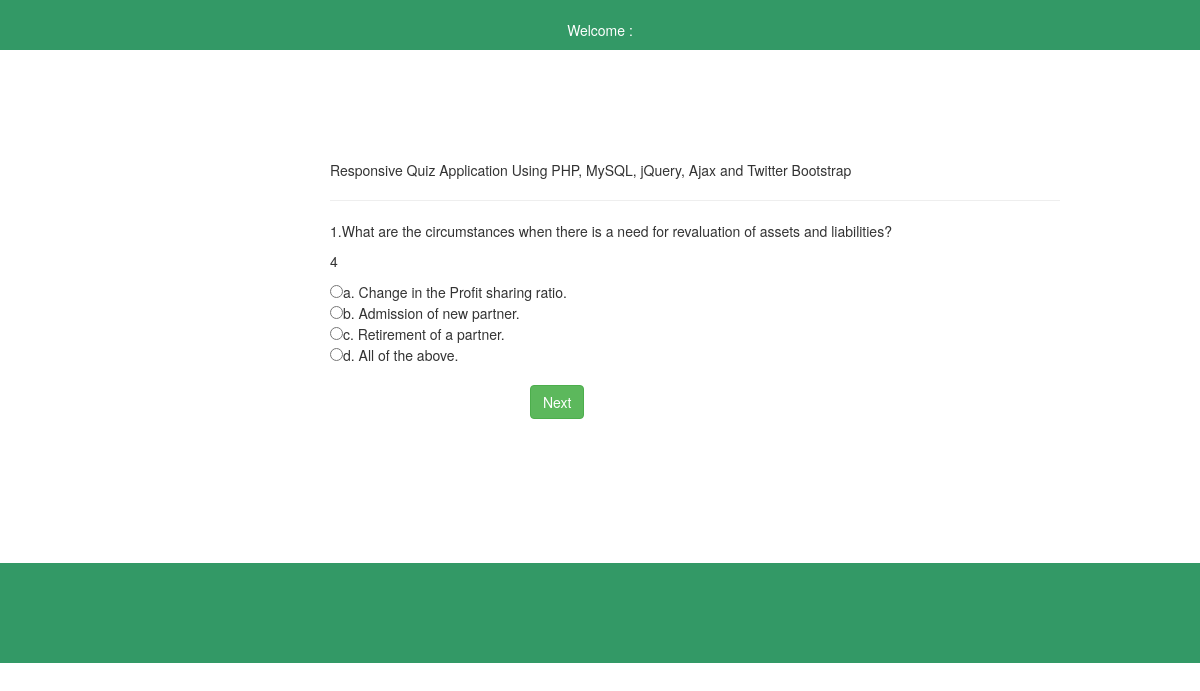
The page /sol.php on the database its author committed.
### tables this page shows
CREATE TABLE `questions` (
  `id` int(60) NOT NULL,
  `question_name` text NOT NULL,
  `answer1` varchar(255) NOT NULL,
  `answer2` varchar(255) NOT NULL,
  `answer3` varchar(255) NOT NULL,
  `answer4` varchar(255) NOT NULL,
  `answer` int(60) NOT NULL,
  `category_id` int(11) NOT NULL
);

### sol.php (the view, shortened to what this page needs)
<!DOCTYPE html>
<html>
	<head>
		<link href="css/bootstrap.min.css" rel="stylesheet" media="screen">
		<link href="css/style.css" rel="stylesheet" media="screen">
	</head>
	<body>
	    <header>
            <p class="text-center">
                Welcome : <?php if(!empty($_SESSION['name'])){echo $_SESSION['name'];}?>
            </p>
        </header>
		<div class="container question">
			<div class="col-xs-12 col-sm-8 col-md-8 col-xs-offset-4 col-sm-offset-3 col-md-offset-3">
				<p>
					Responsive Quiz Application Using PHP, MySQL, jQuery, Ajax and Twitter Bootstrap
				</p>
				<hr>
				<form class="form-horizontal" role="form" >
					<?php
					$res = mysql_query("select * from questions") or die(mysql_error());
                    $rows = mysql_num_rows($res);
					$i=1;
                while($result=mysql_fetch_array($res)){?>
                    <?php if($i==1){?>
                    <div id='question<?php echo $i;?>' class='cont'>
                    <p class='questions' id="qname<?php echo $i;?>"> <?php echo $i?>.<?php echo $result['question_name'];?></p>
						<div>
						<p>
							<?php echo $result['answer'];?>
							</p>
						</div>
                    <input type="radio" value="1" id='radio1_<?php echo $result['id'];?>' name='<?php echo $result['id'];?>'/><?php echo $result['answer1'];?>
                   <br/>
                    <input type="radio" value="2" id='radio1_<?php echo $result['id'];?>' name='<?php echo $result['id'];?>'/><?php echo $result['answer2'];?>
                    <br/>
                    <input type="radio" value="3" id='radio1_<?php echo $result['id'];?>' name='<?php echo $result['id'];?>'/><?php echo $result['answer3'];?>
                    <br/>
                    <input type="radio" value="4" id='radio1_<?php echo $result['id'];?>' name='<?php echo $result['id'];?>'/><?php echo $result['answer4'];?>
                    <br/>
                    <br/>
                    <button id='<?php echo $i;?>' class='next btn btn-success' type='button'>Next</button>
                    </div>
					<?php } $i++;} ?>
				</form>
			</div>
		</div>
       <footer>
            <p class="text-center" id="foot">
            </p>
        </footer>
	</body>
</html>

### css/style.css (style rules this page uses)
header { background: #339966; height: 50px; color:#fff; }
header p { padding-top:20px; }
footer { background: #339966; height: 100px; color:#fff; }
footer p { padding-top:50px; }
.question { height: 403px; }
.next { margin-left:200px; }

### sol.php (style rules this page uses)
.container { margin-top: 110px; }
.form-horizontal { margin-bottom: 0px; }

### rows shown on the page
questions: question_name "What are the circumstances when there is a need for revaluation of assets and liabilities?", answer "4", answer1 "a. Change in the Profit sharing ratio.", answer2 "b. Admission of new partner.", answer3 "c. Retirement of a partner.", answer4 "d. All of the above."
